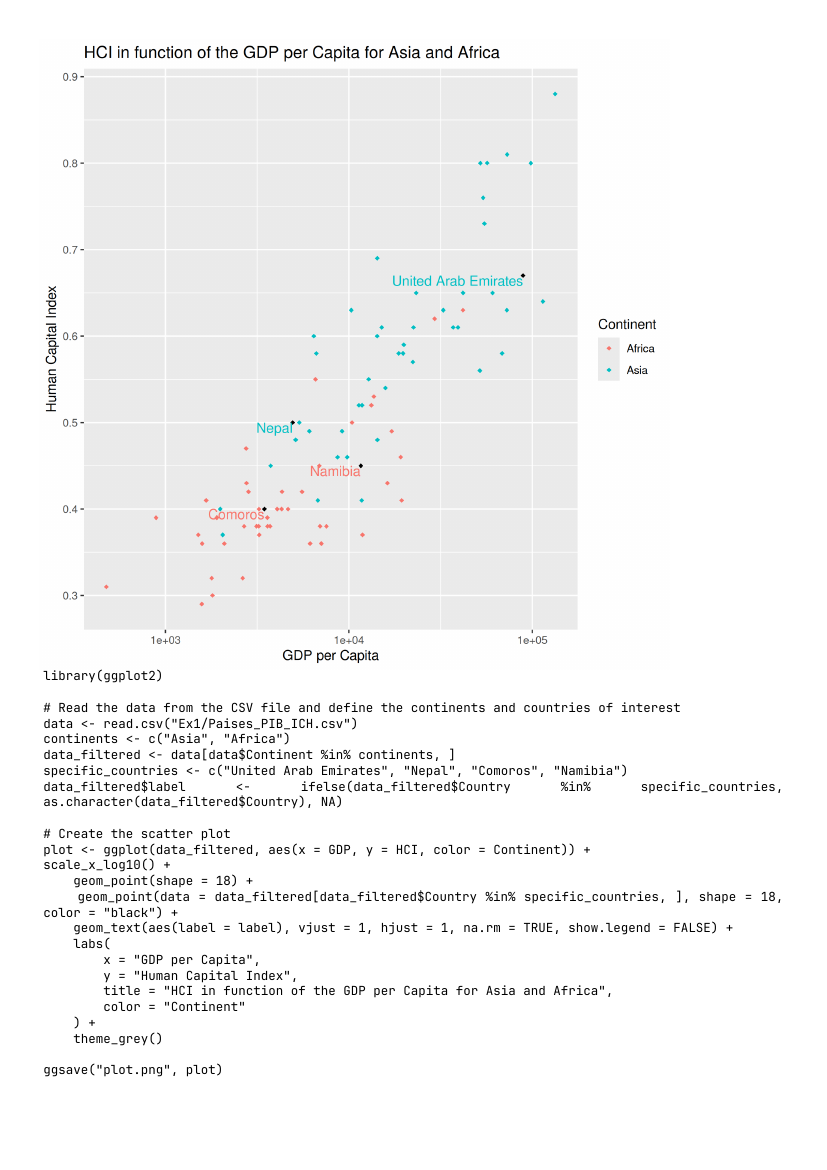

Reproduce this figure in R.
library(ggplot2)

# Read the data from the CSV file and define the continents and countries of interest
data <- read.csv("Ex1/Paises_PIB_ICH.csv")
continents <- c("Asia", "Africa")
data_filtered <- data[data$Continent %in% continents, ]
specific_countries <- c("United Arab Emirates", "Nepal", "Comoros", "Namibia")
data_filtered$label <- ifelse(data_filtered$Country %in% specific_countries, as.character(data_filtered$Country), NA)

# Create the scatter plot
plot <- ggplot(data_filtered, aes(x = GDP, y = HCI, color = Continent)) +
	scale_x_log10() +
    geom_point(shape = 18) +
    geom_point(data = data_filtered[data_filtered$Country %in% specific_countries, ], shape = 18, color = "black") +
    geom_text(aes(label = label), vjust = 1, hjust = 1, na.rm = TRUE, show.legend = FALSE) +
    labs(
        x = "GDP per Capita",
        y = "Human Capital Index",
        title = "HCI in function of the GDP per Capita for Asia and Africa",
        color = "Continent"
    ) +
    theme_grey()

ggsave("plot.png", plot)